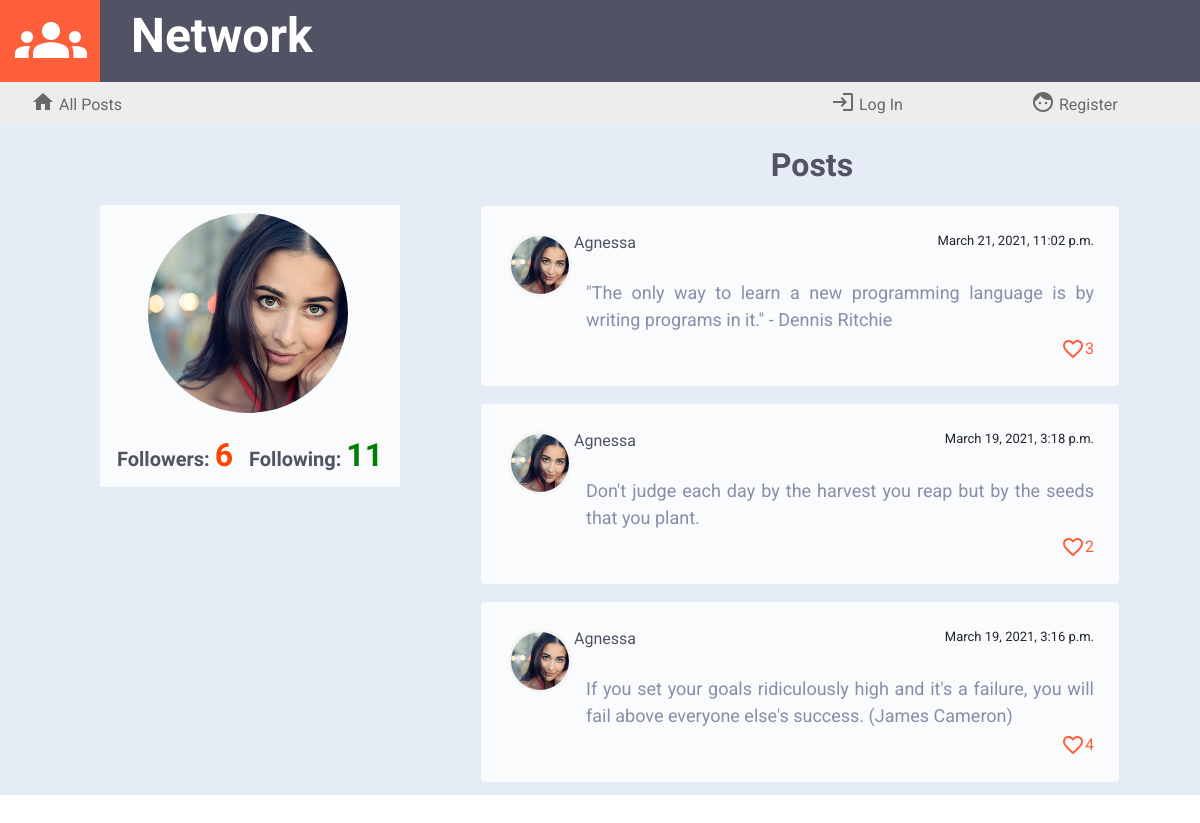
The page /profile/Agnessa on the database its author committed.
### network/models.py (models this page shows, shortened)
class Profile(models.Model):
    usuario = models.ForeignKey(User, on_delete=models.CASCADE, blank=False)
    avatar = models.CharField(max_length=12, blank=False)
    cantidad_seguidores = models.IntegerField(default=0)
    cantidad_seguidos = models.IntegerField(default=0)
    siguiendo = models.ManyToManyField(User, blank=True, related_name="following")
    seguidores = models.ManyToManyField(User, blank=True, related_name="followers")

class Posts(models.Model): # publicación
    usuario = models.ForeignKey(User, on_delete=models.CASCADE, blank=False)
    avatar = models.CharField(max_length=12, blank=False)
    contents = models.TextField(max_length=640, blank=False)
    post_date = models.DateTimeField(blank=False, auto_now_add=True)
    cantidad_megusta = models.IntegerField(default=0)
    megusta = models.ManyToManyField(User, blank=True, related_name="likesto")

class User(AbstractUser):
    pass

### network/views.py (the view)
# urls.py: path("profile/<str:nombre>", views.profile, name="profile"),
def profile(request, nombre):
    usuarioprf = User.objects.get(username=nombre)
    profile = Profile.objects.get(usuario=usuarioprf)
    profilename = nombre
    lista_posts = Posts.objects.filter(usuario=usuarioprf.id).order_by('-post_date')
    paginator = Paginator(lista_posts, 10)
    page_number = request.GET.get('page')
    page_obj = paginator.get_page(page_number)
    if request.user in profile.seguidores.all():
        accion = 'Unfollow'
    else:
        accion = 'Follow'
    if request.user.is_authenticated:
        perfil = Profile.objects.get(usuario=request.user)
        return render(request, "network/profile.html",{"perfil": perfil,'page_obj': page_obj,
                                                       'profile': profile,
                                                       'profilename': profilename,
                                                       'accion': accion })
    else:
        return render(request, "network/profile.html",{'page_obj': page_obj,
                                                       'profile': profile,
                                                       'profilename': profilename})

### network/templates/network/profile.html (shortened to what this page needs)
{% extends "network/layout.html" %}
{% load static %}
{% block body %}
<div class="container-fluid cuerpo">
    <div class="row">
        <div class="col-lg-1 col-sm-12"></div>
        <div class="col-lg-3 col-sm-12">
        </div>
        <div class="col-lg-8 col-sm-12">
            <div class="titleNewPost">Posts</div>
        </div>
    </div>
    <div class="row" id="principal">
        <div class="col-lg-1  col-sm-12"></div>
        <div class="col-lg-3  col-sm-12" id="col-profile">
            {% if user.is_authenticated %}
            <div id="divprofile">
            <div class="titleNewPost">{{ profilename }}</div>
            <div> <img src="/static/network/avatars/{{profile.avatar}}" id="profileavatar"> </div>
            <div id="divprofileinfo">
            <div class="profileinfo">Followers: <text id="cantidadseguidores">{{profile.cantidad_seguidores}}</text></div>
            <div class="profileinfo">Following: <text id="cantidadseguidos">{{profile.cantidad_seguidos}}</text> </div>
            </div>
            </div>
            {% if profile.usuario != request.user %}
                <form id="follow-form">
                    <div id="divbuttonfollow">
                        <input type="hidden" id="usertofollow" value="{{ profile.usuario }}"/>
                        <input type="submit" class="btn btn-primary" id="buttonfollow" value="{{ accion }}"/>
                    </div>
                </form>
            {% else %}
            <form id="follow-form">
                    <input type="submit" id="buttonfollow" value="" style="visibility: hidden ;"/>
            </form>
            {% endif %}
            {% else %}
            <div id="divprofile">
            <div> <img src="/static/network/avatars/{{profile.avatar}}" id="profileavatar"> </div>
            <div id="divprofileinfo">
            <div class="profileinfo">Followers: <text id="cantidadseguidores">{{profile.cantidad_seguidores}}</text></div>
            <div class="profileinfo">Following: <text id="cantidadseguidos">{{profile.cantidad_seguidos}}</text> </div>
            </div>
            </div>
            {% endif %}
        </div>
        <div class="col-lg-8  col-sm-12" id="posts">
            {% for post in page_obj %}
            <div class="post">
                <div class="postdetails"> <a href="{% url 'profile' post.usuario %}"> <img src="/static/network/avatars/{{post.avatar}}" class="postavatar"> <text class="postname">{{post.usuario}}</text> </a> <text class="postdate">{{post.post_date}}</text><br></div>
                <div class="postcontents" id='contents{{post.id}}'>{{post.contents}}</div>
                {% if user.is_authenticated %}
                <textarea class="editcontents" id='editcontents{{post.id}}'>{{post.contents}}</textarea>
                <div>
                    {% if post.usuario == request.user %}
                    <br><a class="enlaceedit" data-postid='{{post.id}}''>Edit</a>
                    {% endif %}
                </div>
                <div class="postlikes">
                <i class="material-icons iconlikes identity" data-identity='{{post.id}}' style="cursor: pointer" id='icon{{post.id}}'>
                    {% if user in post.megusta.all %}
                        favorite
                    {% else %}
                        favorite_border
                    {% endif %}
                </i>
                <text class="numberlikes" id='text{{post.id}}'>&nbsp;{{post.cantidad_megusta}}</text></div>
                {% else %}
                <div class="postlikes"><i class="material-icons iconlikes">favorite_border</i><text class="numberlikes">{{post.cantidad_megusta}}</text></div>
                {% endif %}
            </div>
            {% endfor %}
        </div>
    </div>
</div>
{% endblock %}

### network/static/network/styles.css (style rules this page uses)
a { font-family: 'Roboto', sans-serif; color: dimgrey; }
body { overflow-x:hidden; overflow-y: hidden; }
.cuerpo { background: #e6ecf5; }
.titleNewPost { font-family: 'Jura', sans-serif; font-size: 32px; font-weight: bolder; color: #515365; text-align: center; vertical-align: text-bottom; padding-top: 16px; padding-left: 24px; }
#formulario, #posts { padding-top: 16px; text-align: center; justify-content: center; }
#posts { overflow-y:scroll; }
.post { height: auto; min-width: 640px; max-width: 640px; background: #fafbfd; border: 1px solid #e6ecf5; border-radius: 5px; padding: 25px; position: relative; box-sizing: border-box; margin: 0 auto 16px; font-family: 'Roboto', sans-serif; font-size:small; display:inline-block; justify-content: left; }
.postavatar { border: 1px solid whitesmoke; padding: 2px; margin: 2px; border-radius: 100%; width: 64px; height: 64px; background-color: whitesmoke; float:left; }
.postname { font-family: 'Roboto', sans-serif; font-size:medium; font-weight: normal; color: #515365; float: left; }
.postdate { font-family: 'Roboto', sans-serif; font-size:small; font-weight: normal; float:right; }
.postdetails { font-family: 'Roboto', sans-serif; font-size:medium; font-weight:normal; }
.postcontents { font-family: 'Roboto', sans-serif; font-size:large; color: #888da8; display:block; margin-top: 24px; padding-left: 80px; padding-bottom: 4px; text-align: justify }
.postlikes { display:inline-flex; float:right; vertical-align:text-bottom; }
.iconlikes { color: #ff5e3a; }
.numberlikes { color:#ff5e3a; font-family: 'Roboto', sans-serif; font-size:medium; }
#col-profile { margin-top: 16px; width: 100%; padding: 0; justify-content: center; }
#divprofile { display:grid; grid-row-gap: 2px; justify-content: center; background: #fafbfd; }
#profileavatar { margin: 8px; margin-left: 14%; border-radius: 100%; width: 200px; height: 200px; background-color: #e6ecf5; text-align: center; }
#divprofileinfo { display: flex; }
.profileinfo { font-family: 'Jura', sans-serif; font-size: 20px; font-weight: bolder; color: #515365; padding: 8px; }
#cantidadseguidores { color:orangered; font-size: 32px; }
#cantidadseguidos { color: green; font-size: 32px; }

### rows shown on the page
Profile: avatar (picture), cantidad_seguidores "6", cantidad_seguidos "11"
Posts: avatar (picture), usuario "Agnessa", post_date "March 21, 2021, 11:02 p.m.", contents "\"The only way to learn a new programming language is by writing programs in it.\" - Dennis Ritchie", cantidad_megusta "3"
Posts: avatar (picture), usuario "Agnessa", post_date "March 19, 2021, 3:18 p.m.", contents "Don't judge each day by the harvest you reap but by the seeds that you plant.", cantidad_megusta "2"
Posts: avatar (picture), usuario "Agnessa", post_date "March 19, 2021, 3:16 p.m.", contents "If you set your goals ridiculously high and it's a failure, you will fail above everyone else's success. (James Cameron)", cantidad_megusta "4"
